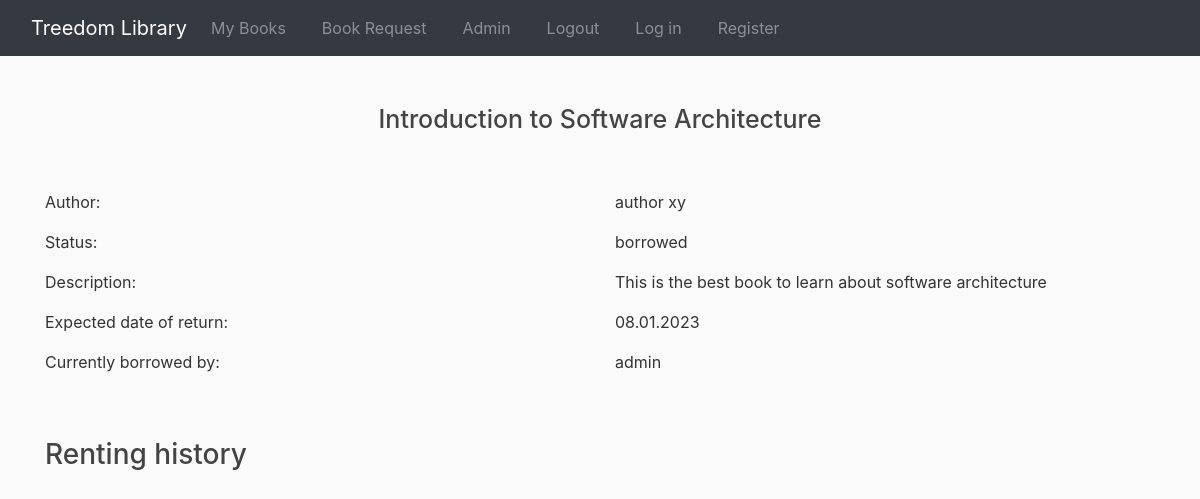
The app's page /book?id=1 with its own data.
### models.py (models this page shows, shortened)
class Book (db.Model):
    __tablename__ = 'book'
    id = db.Column(db.Integer, primary_key=True)
    title = db.Column(db.String(120), nullable=False)
    author = db.Column(db.String(120), nullable=False)
    description = db.Column(db.String(500), nullable=False)
    status = db.Column(Enum(Status))
    rentals = relationship('Rental')
    users = db.relationship('User', secondary=reading_list, backref='users')

class Rental(db.Model):
    __tablename__ = 'rental'
    id = db.Column(db.Integer, primary_key=True)
    book_id = db.Column(db.Integer, db.ForeignKey(Book.id))
    user_id = db.Column(db.Integer, db.ForeignKey(User.id))
    borrow_date = db.Column(DateTime, nullable=False)
    due_date = db.Column(DateTime, nullable=False)
    return_date = db.Column(DateTime, nullable=True)
    extended = db.Column(Boolean, nullable=False)

class User(db.Model):
    __tablename__ = 'user'
    id = db.Column(db.Integer, primary_key=True)
    username = db.Column(db.String(80), nullable=False)
    email = db.Column(db.String(120), unique=True, nullable=False)
    password = db.Column(db.String(), nullable=False)
    role = db.Column(Enum(Roles))
    rentals = relationship('Rental')
    books = db.relationship('Book', secondary=reading_list, backref='books')

### routes/book.py (the view)
@book_routes.route("/book", methods=['GET'])
def book_details():
    id= int(request.args.get('id'))
    book = db.session.query(Book).filter_by(id=id).first()
    if book is not None:
        current_owner, due_date = None, None
        if book.status == Status.borrowed:
            rental = db.session.query(Rental).filter_by(book_id = book.id, return_date = None).one_or_404()
            due_date = rental.due_date
            current_owner = db.session.query(User).filter_by(id=rental.user_id).one_or_404().username
        return make_response(render_template("book.html", book=book, current_owner=current_owner, due_date=due_date ))
    else:
        flash('The book you are looking for does not exist.', 'error')
    return make_response(redirect(url_for('home')))

### routes/auth.py (called while the page is built)
@current_app.after_request
def refresh_expiring_jwts(response):
    try:
        exp_timestamp = get_jwt()["exp"]
        now = datetime.datetime.now(datetime.timezone.utc)
        target_timestamp = datetime.datetime.timestamp(now + datetime.timedelta(minutes=3))
        if target_timestamp > exp_timestamp:
            access_token = create_access_token(identity=get_jwt_identity())
            set_access_cookies(response, access_token)
        return response
    except (RuntimeError, KeyError):
        return response

### templates/book.html
{% extends 'layout.html' %}
{% block content %}
<h1 class="text-center"> {{ book.title }}</h1>
<br>
<br>
<div class="row">
    <div class="col">
        <p>Author:</p>
        <p>Status:</p>
        <p>Description:</p>
        {% if book.status.name == 'borrowed' %}
            <p>Expected date of return:</p>
            <p>Currently borrowed by:</p>
        {% endif %}
    </div>
    <div class="col">
        <p>{{book.author}}</p>
        <p>{{book.status.name}}</p>
        <p>{{book.description}}</p>
        {% if book.status.name == 'borrowed' %}
            <p>{{due_date.strftime('%d.%m.%Y')}}</p>
            <p>{{current_owner}}</p>
        {% endif %}
    </div>
</div>
<br>
<br>
<h3>Renting history</h3>
</div>
{% endblock content %}

### static/main.css (style rules this page uses)
body { background: #fafafa; color: #333333; }
h1, h2, h3, h4, h5, h6 { color: #444444; }
h1 { font-size: 25px; }

### records on screen
Book: title "Introduction to Software Architecture", author "author xy", status.name "borrowed", description "This is the best book to learn about software architecture"
Rental: strftime "08.01.2023"
User: username "admin"
